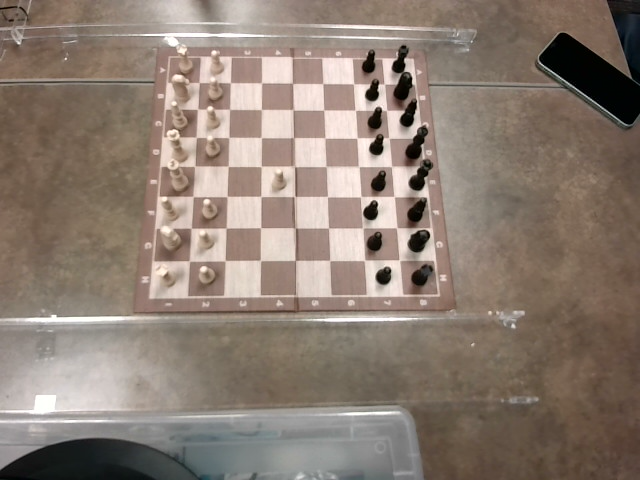
#> input picture pointsInit.png, 640 x 480 px
$ python zzzzzzzzzzzz.py
#> lines starting #> are read from the running program, lines starting #| are printed output that depends on the picture
### boardDetection.py
import numpy as np
import cv2 as cv


#Track outers, record them as approximations
#Track inners, do normal things but only with inner 7
#add outers to the lines, sort, get points

# [8 lines left out: function display, not called in this run]

def resize(image,scaleFact):
    """
    Input image and scale factor (>0) \n
    Get resized image
    """

    width=int(image.shape[1]*scaleFact)
    height=int(image.shape[0]*scaleFact)
    newDim=(width,height)
    return cv.resize(src=image,dsize=newDim)

def getOuters(image):
    """
    Gets user to click four outer corners of the board \n
    Turns the click coordinates into the four outermost lines \n
    Returns horz1,horz2,vert1,vert2
    """
    # [6 lines left out: function click_event, not called in this run]

    clicks = []
    cv.imshow("getClicks", image)
    cv.setMouseCallback('getClicks', click_event)
    cv.waitKey(0)
    cv.destroyAllWindows()

    coord1 = clicks[0]
    coord2 = clicks[1]
    coord3 = clicks[2]
    coord4 = clicks[3]

    vert1 = int(0.5*(coord1[0]+coord3[0]))
    vert2 = int(0.5*(coord2[0]+coord4[0]))
    horz1 = int(0.5*(coord1[1]+coord2[1]))
    horz2 = int(0.5*(coord3[1]+coord4[1]))

    return horz1,horz2,vert1,vert2


# [183 lines left out: functions gBlur, mBlur, biFilt, cEdge, houghP, lineOri and 6 more, not called in this run]

def Vmain(img,copy,copy2):
    """
    Same functionality as main, but with additional input of two coloured, resized images \n
    Returns 9x9 points array for piece detection, while displaying all steps
    """
    horz1,horz2,vert1,vert2 = getOuters(img)
    vertOuters = np.array([[vert1], [vert2]])
    horzOuters = np.array([[horz1], [horz2]])

    img = mBlur(img,3)
    img = biFilt(img,10)
    display(img)
    img = cv.Canny(img, 120, 160)
    display(img)

    lines = houghP(img)
    horzLines, vertLines = lineOri(lines,50)


    for i in range(len(horzLines)):
        cv.line(copy,(horzLines[i][0],horzLines[i][1]),(horzLines[i][2],horzLines[i][3]),(100,200,0),2)
    for i in range(len(vertLines)):
        cv.line(copy,(vertLines[i][0],vertLines[i][1]),(vertLines[i][2],vertLines[i][3]),(100,200,0),2)
    display(copy)


    Xlines, Ylines = lineApprox(horzLines,vertLines)

    Xlines = removeOuter(Xlines,vertOuters)
    Ylines = removeOuter(Ylines,horzOuters)


    bigY = img.shape[0] -1
    bigX = img.shape[1] -1
    """
    for X in Xlines:
            cv.line(copy,(int(X),1),(int(X),bigY),(100,200,0),2)
    for Y in Ylines:
            cv.line(copy,(1,int(Y)),(bigX,int(Y)),(100,200,0),2)
    display(copy)
    """

    XlinesCopy = Xlines
    YlinesCopy = Ylines

    Xlines = groupLines(Xlines).astype(np.int32)
    Ylines = groupLines(Ylines).astype(np.int32)

    while True:
        badKlustX, XlinesCopy = fixGroups(XlinesCopy, Xlines)
        badKlustY, YlinesCopy = fixGroups(YlinesCopy, Ylines)

        if badKlustX == False and badKlustY == False:
            break
        if badKlustX == True:
            Xlines = groupLines(XlinesCopy).astype(np.int32)
        if badKlustY == True:
            Ylines = groupLines(YlinesCopy).astype(np.int32)

    Xlines = np.append(Xlines, vertOuters, axis=0)
    Ylines = np.append(Ylines, horzOuters, axis=0)

    bigY = img.shape[0] -1
    bigX = img.shape[1] -1
    for X in Xlines:
        cv.line(copy2,(int(X),1),(int(X),bigY),(100,200,0),2)
    for Y in Ylines:
            cv.line(copy2,(1,int(Y)),(bigX,int(Y)),(100,200,0),2)
    display(copy2)
    for X in Xlines:
        for Y in Ylines:
            cv.circle(copy2, (int(X),int(Y)),4,(200,100,0),thickness=-1)
    display(copy2)

    points = recInters(Ylines,Xlines)

    return points


""""
img = cv.imread("pointsInit.png",0)

copy = cv.imread("pointsInit.png")
copy2 = cv.imread("pointsInit.png")

img = resize(img, 1.2)
copy = resize(copy, 1.2)
copy2 = resize(copy2, 1.2)


points = Vmain(img,copy,copy2)
"""

### zzzzzzzzzzzz.py

import boardDetection
import pieceDetection
import numpy as np
import cv2 as cv


img = cv.imread("pointsInit.png",0)
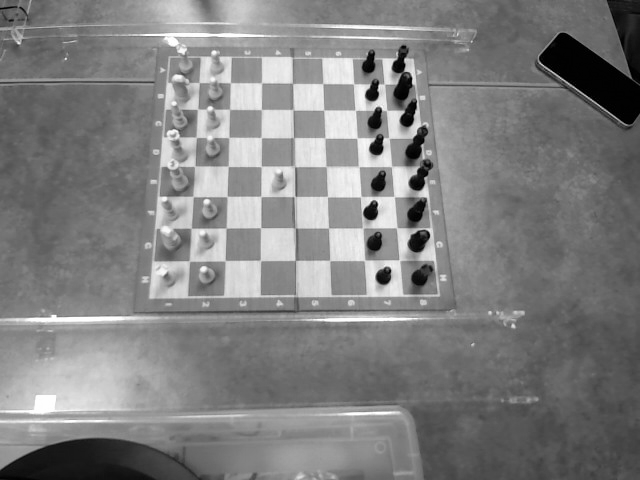
#> img: shape (480, 640); min 0, max 254, mean 127.5
copy = cv.imread("pointsInit.png")
#> copy is the input picture: shape (480, 640, 3); mean B, G, R 113.9, 125, 139.3
copy2 = cv.imread("pointsInit.png")


img = boardDetection.resize(img, 1.5)
copy = boardDetection.resize(copy, 1.5)
copy2 = boardDetection.resize(copy2, 1.5)

#> (the run stopped early here; a loop or call above may not have finished)
